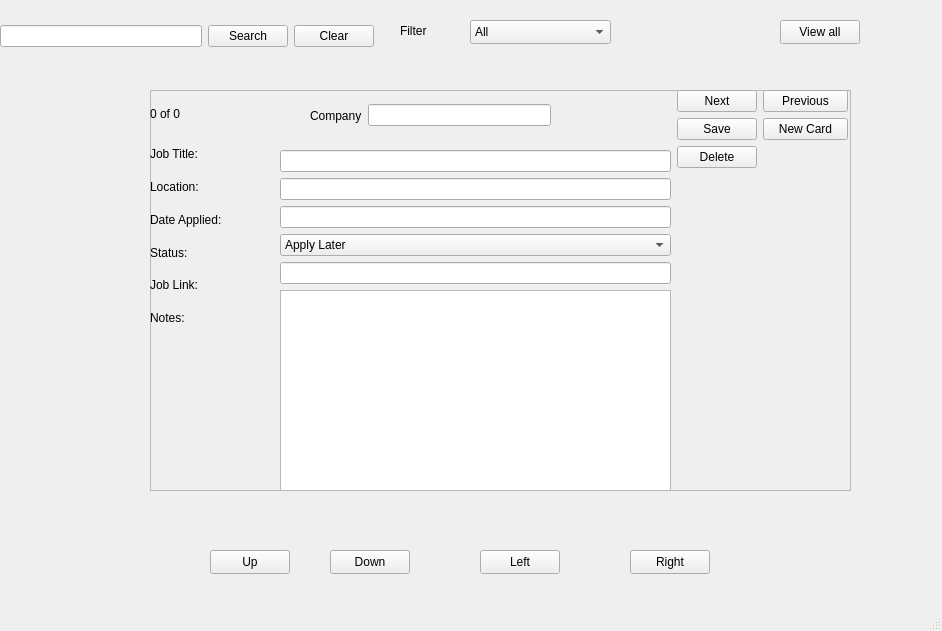
<?xml version="1.0" encoding="UTF-8"?>
<ui version="4.0">
 <class>MainWindow</class>
 <widget class="QMainWindow" name="MainWindow">
  <property name="geometry">
   <rect>
    <x>0</x>
    <y>0</y>
    <width>942</width>
    <height>631</height>
   </rect>
  </property>
  <property name="windowTitle">
   <string>MainWindow</string>
  </property>
  <widget class="QWidget" name="centralwidget">
   <widget class="QWidget" name="horizontalLayoutWidget_2">
    <property name="geometry">
     <rect>
      <x>0</x>
      <y>10</y>
      <width>374</width>
      <height>52</height>
     </rect>
    </property>
    <layout class="QHBoxLayout" name="horizontalLayout_2">
     <item>
      <widget class="ClickableLineEdit" name="SearchInput">
       <property name="text">
        <string/>
       </property>
      </widget>
     </item>
     <item>
      <widget class="QPushButton" name="SearchButton">
       <property name="text">
        <string>Search</string>
       </property>
      </widget>
     </item>
     <item>
      <widget class="QPushButton" name="SearchClearButton">
       <property name="sizePolicy">
        <sizepolicy hsizetype="Fixed" vsizetype="Fixed">
         <horstretch>0</horstretch>
         <verstretch>0</verstretch>
        </sizepolicy>
       </property>
       <property name="text">
        <string>Clear</string>
       </property>
      </widget>
     </item>
    </layout>
   </widget>
   <widget class="QLabel" name="Filter">
    <property name="geometry">
     <rect>
      <x>400</x>
      <y>20</y>
      <width>49</width>
      <height>21</height>
     </rect>
    </property>
    <property name="text">
     <string>Filter</string>
    </property>
   </widget>
   <widget class="QComboBox" name="FilterInput">
    <property name="geometry">
     <rect>
      <x>470</x>
      <y>20</y>
      <width>141</width>
      <height>24</height>
     </rect>
    </property>
    <item>
     <property name="text">
      <string>All</string>
     </property>
    </item>
    <item>
     <property name="text">
      <string>Apply Later</string>
     </property>
    </item>
    <item>
     <property name="text">
      <string>Applied</string>
     </property>
    </item>
    <item>
     <property name="text">
      <string>Ghosted</string>
     </property>
    </item>
    <item>
     <property name="text">
      <string>Interviewing</string>
     </property>
    </item>
    <item>
     <property name="text">
      <string>Follow Up</string>
     </property>
    </item>
    <item>
     <property name="text">
      <string>Offer</string>
     </property>
    </item>
    <item>
     <property name="text">
      <string>Rejected</string>
     </property>
    </item>
    <item>
     <property name="text">
      <string>Archived</string>
     </property>
    </item>
   </widget>
   <widget class="QPushButton" name="swipeUpButton">
    <property name="geometry">
     <rect>
      <x>210</x>
      <y>550</y>
      <width>80</width>
      <height>24</height>
     </rect>
    </property>
    <property name="text">
     <string>Up</string>
    </property>
   </widget>
   <widget class="QPushButton" name="swipeDownButton">
    <property name="geometry">
     <rect>
      <x>330</x>
      <y>550</y>
      <width>80</width>
      <height>24</height>
     </rect>
    </property>
    <property name="text">
     <string>Down</string>
    </property>
   </widget>
   <widget class="QPushButton" name="swipeLeftButton">
    <property name="geometry">
     <rect>
      <x>480</x>
      <y>550</y>
      <width>80</width>
      <height>24</height>
     </rect>
    </property>
    <property name="text">
     <string>Left</string>
    </property>
   </widget>
   <widget class="QPushButton" name="swipeRightButton">
    <property name="geometry">
     <rect>
      <x>630</x>
      <y>550</y>
      <width>80</width>
      <height>24</height>
     </rect>
    </property>
    <property name="text">
     <string>Right</string>
    </property>
   </widget>
   <widget class="swipeCardWidget" name="CardFrame">
    <property name="geometry">
     <rect>
      <x>150</x>
      <y>90</y>
      <width>701</width>
      <height>401</height>
     </rect>
    </property>
    <property name="frameShape">
     <enum>QFrame::Shape::StyledPanel</enum>
    </property>
    <property name="frameShadow">
     <enum>QFrame::Shadow::Raised</enum>
    </property>
    <widget class="QWidget" name="verticalLayoutWidget_3">
     <property name="geometry">
      <rect>
       <x>130</x>
       <y>60</y>
       <width>391</width>
       <height>341</height>
      </rect>
     </property>
     <layout class="QVBoxLayout" name="verticalLayout_3">
      <item>
       <widget class="QLineEdit" name="JobTitleInput">
        <property name="text">
         <string/>
        </property>
       </widget>
      </item>
      <item>
       <widget class="QLineEdit" name="LocationInput">
        <property name="text">
         <string/>
        </property>
       </widget>
      </item>
      <item>
       <widget class="QLineEdit" name="DateInput">
        <property name="text">
         <string/>
        </property>
       </widget>
      </item>
      <item>
       <widget class="QComboBox" name="StatusInput">
        <item>
         <property name="text">
          <string>Apply Later</string>
         </property>
        </item>
        <item>
         <property name="text">
          <string>Applied</string>
         </property>
        </item>
        <item>
         <property name="text">
          <string>Ghosted</string>
         </property>
        </item>
        <item>
         <property name="text">
          <string>Interviewing</string>
         </property>
        </item>
        <item>
         <property name="text">
          <string>Follow Up</string>
         </property>
        </item>
        <item>
         <property name="text">
          <string>Offer</string>
         </property>
        </item>
        <item>
         <property name="text">
          <string>Rejected</string>
         </property>
        </item>
        <item>
         <property name="text">
          <string>Archived</string>
         </property>
        </item>
       </widget>
      </item>
      <item>
       <widget class="QLineEdit" name="JobLinkInput">
        <property name="text">
         <string/>
        </property>
       </widget>
      </item>
      <item>
       <widget class="QTextEdit" name="NotesInput">
        <property name="html">
         <string>&lt;!DOCTYPE HTML PUBLIC &quot;-//W3C//DTD HTML 4.0//EN&quot; &quot;http://www.w3.org/TR/REC-html40/strict.dtd&quot;&gt;
&lt;html&gt;&lt;head&gt;&lt;meta name=&quot;qrichtext&quot; content=&quot;1&quot; /&gt;&lt;meta charset=&quot;utf-8&quot; /&gt;&lt;style type=&quot;text/css&quot;&gt;
p, li { white-space: pre-wrap; }
hr { height: 1px; border-width: 0; }
li.unchecked::marker { content: &quot;\2610&quot;; }
li.checked::marker { content: &quot;\2612&quot;; }
&lt;/style&gt;&lt;/head&gt;&lt;body style=&quot; font-family:'Segoe UI'; font-size:9pt; font-weight:400; font-style:normal;&quot;&gt;
&lt;p style=&quot;-qt-paragraph-type:empty; margin-top:0px; margin-bottom:0px; margin-left:0px; margin-right:0px; -qt-block-indent:0; text-indent:0px;&quot;&gt;&lt;br /&gt;&lt;/p&gt;&lt;/body&gt;&lt;/html&gt;</string>
        </property>
       </widget>
      </item>
     </layout>
    </widget>
    <widget class="QWidget" name="horizontalLayoutWidget">
     <property name="geometry">
      <rect>
       <x>160</x>
       <y>0</y>
       <width>241</width>
       <height>51</height>
      </rect>
     </property>
     <layout class="QHBoxLayout" name="horizontalLayout">
      <item>
       <widget class="QLabel" name="Company">
        <property name="text">
         <string>Company</string>
        </property>
       </widget>
      </item>
      <item>
       <widget class="QLineEdit" name="CompanyInput">
        <property name="text">
         <string/>
        </property>
       </widget>
      </item>
     </layout>
    </widget>
    <widget class="QWidget" name="formLayoutWidget">
     <property name="geometry">
      <rect>
       <x>527</x>
       <y>0</y>
       <width>171</width>
       <height>101</height>
      </rect>
     </property>
     <layout class="QFormLayout" name="formLayout">
      <property name="horizontalSpacing">
       <number>6</number>
      </property>
      <item row="0" column="0">
       <widget class="QPushButton" name="NextButton">
        <property name="text">
         <string>Next</string>
        </property>
       </widget>
      </item>
      <item row="0" column="1">
       <widget class="QPushButton" name="PreviousButton">
        <property name="text">
         <string>Previous</string>
        </property>
       </widget>
      </item>
      <item row="1" column="1">
       <widget class="QPushButton" name="NewButton">
        <property name="text">
         <string>New Card</string>
        </property>
       </widget>
      </item>
      <item row="1" column="0">
       <widget class="QPushButton" name="SaveButton">
        <property name="text">
         <string>Save</string>
        </property>
       </widget>
      </item>
      <item row="2" column="0">
       <widget class="QPushButton" name="DeleteButton">
        <property name="text">
         <string>Delete</string>
        </property>
       </widget>
      </item>
     </layout>
    </widget>
    <widget class="QWidget" name="verticalLayoutWidget">
     <property name="geometry">
      <rect>
       <x>0</x>
       <y>10</y>
       <width>121</width>
       <height>251</height>
      </rect>
     </property>
     <layout class="QVBoxLayout" name="verticalLayout">
      <item>
       <widget class="QLabel" name="cardCounterLabel">
        <property name="text">
         <string>0 of 0</string>
        </property>
       </widget>
      </item>
      <item>
       <spacer name="verticalSpacer">
        <property name="orientation">
         <enum>Qt::Orientation::Vertical</enum>
        </property>
        <property name="sizeType">
         <enum>QSizePolicy::Policy::Fixed</enum>
        </property>
        <property name="sizeHint" stdset="0">
         <size>
          <width>20</width>
          <height>8</height>
         </size>
        </property>
       </spacer>
      </item>
      <item>
       <widget class="QLabel" name="JobTitle">
        <property name="text">
         <string>Job Title:</string>
        </property>
       </widget>
      </item>
      <item>
       <widget class="QLabel" name="Location">
        <property name="text">
         <string>Location:</string>
        </property>
       </widget>
      </item>
      <item>
       <widget class="QLabel" name="Date">
        <property name="text">
         <string>Date Applied:</string>
        </property>
       </widget>
      </item>
      <item>
       <widget class="QLabel" name="Status">
        <property name="text">
         <string>Status:</string>
        </property>
       </widget>
      </item>
      <item>
       <widget class="QLabel" name="JobLink">
        <property name="text">
         <string>Job Link:</string>
        </property>
       </widget>
      </item>
      <item>
       <widget class="QLabel" name="Notes">
        <property name="text">
         <string>Notes:</string>
        </property>
       </widget>
      </item>
      <item>
       <spacer name="verticalSpacer_2">
        <property name="orientation">
         <enum>Qt::Orientation::Vertical</enum>
        </property>
        <property name="sizeType">
         <enum>QSizePolicy::Policy::Fixed</enum>
        </property>
        <property name="sizeHint" stdset="0">
         <size>
          <width>20</width>
          <height>20</height>
         </size>
        </property>
       </spacer>
      </item>
     </layout>
    </widget>
   </widget>
   <widget class="QPushButton" name="viewAllButton">
    <property name="geometry">
     <rect>
      <x>780</x>
      <y>20</y>
      <width>80</width>
      <height>24</height>
     </rect>
    </property>
    <property name="text">
     <string>View all</string>
    </property>
   </widget>
  </widget>
  <widget class="QMenuBar" name="menubar">
   <property name="geometry">
    <rect>
     <x>0</x>
     <y>0</y>
     <width>942</width>
     <height>21</height>
    </rect>
   </property>
  </widget>
  <widget class="QStatusBar" name="statusbar"/>
 </widget>
 <customwidgets>
  <customwidget>
   <class>ClickableLineEdit</class>
   <extends>QLineEdit</extends>
   <header location="global">clickablelineedit.h</header>
  </customwidget>
  <customwidget>
   <class>swipeCardWidget</class>
   <extends>QFrame</extends>
   <header location="global">swipecardwidget.h</header>
   <container>1</container>
  </customwidget>
 </customwidgets>
 <resources/>
 <connections/>
</ui>
